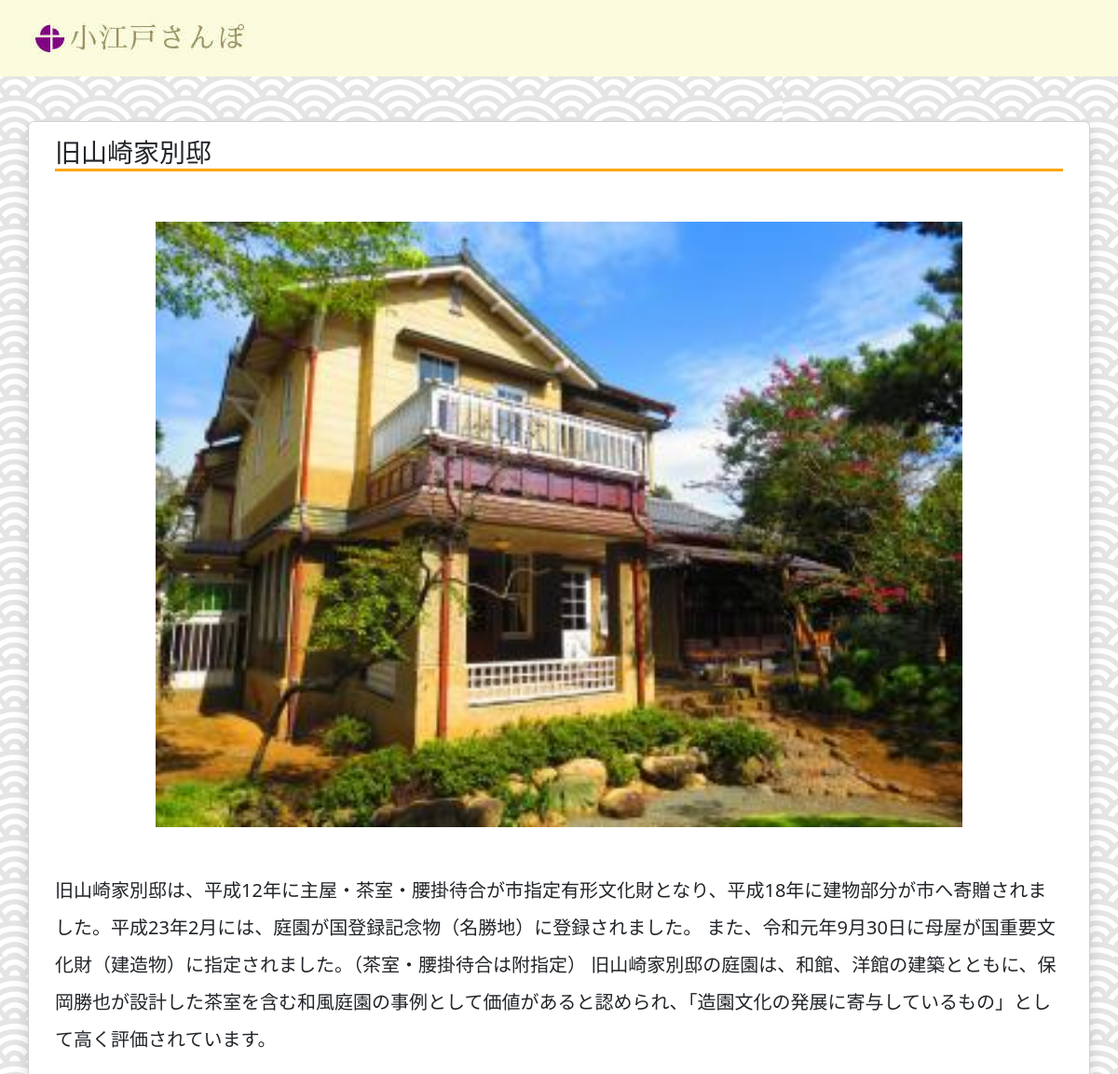
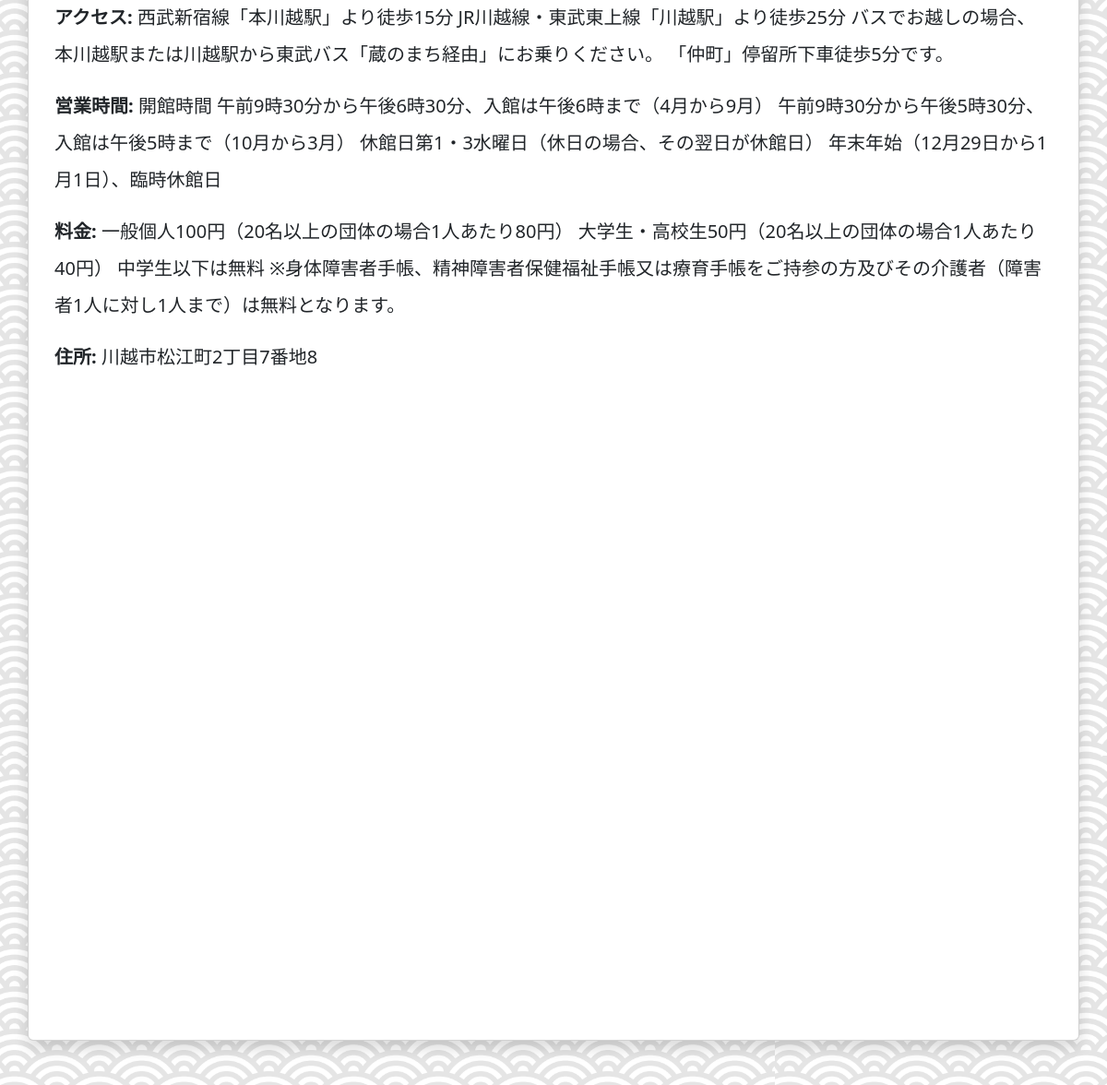
Screenshot of /detail/11 with the database file from the repository (2 pictures, top to bottom).
### travel/models.py (models this page shows)
class Spot(models.Model):
    class Time(models.TextChoices):
        Morning = 'Morning'
        Noon = 'Noon'
        Night = 'Night'
        All_the_Day = 'All_the_Day'
    class Weather(models.TextChoices):
        Sunny = 'Sunny'
        Cloudy = 'Cloudy'
        Rainy = 'Rainy'
        All_Weather = 'All_Weather'
    class Season(models.TextChoices):
        Spring = 'Spring'
        Summer = 'Summer'
        Fall = 'Fall'
        Winter = 'Winter'
        All_Season = 'All_Season'
    time = models.CharField(
        max_length=20,
        choices=Time.choices,
        default=Time.All_the_Day,
    )
    weather = models.CharField(
        max_length=20,
        choices=Weather.choices,
        default=Weather.All_Weather,
    )
    season = models.CharField(
        max_length=20,
        choices=Season.choices,
        default=Season.All_Season,
    )
    title = models.CharField(max_length=30)
    image = models.ImageField(upload_to='images', null=True, blank=True)
    description = models.TextField(null=True, blank=True)
    business_hours = models.TextField(null=True, blank=True)
    fees = models.TextField(null=True, blank=True)
    access = models.TextField(null=True, blank=True)
    address = models.TextField(null=True, blank=True)

### travel/views.py (the view)
# urls.py: path('detail/<int:spot_id>', views.detail, name='detail')
def detail(request, spot_id):
    spot= Spot.objects.get(pk=spot_id)
    data = {
        'spot':spot
    }
    return render(request, 'travel/detail.html', data)

### travel/templates/travel/detail.html (shortened to what this page needs)
{% load static %}
<!DOCTYPE html>
<html lang="ja">
  <head>
    <link
      href="https://cdn.jsdelivr.net/npm/bootstrap@5.3.0/dist/css/bootstrap.min.css"
      rel="stylesheet"
    />
    <link rel="stylesheet" href="{% static 'travel/css/index.css' %}" />
  </head>
  <body>
    <div class="header back_color py-3">
      <div class="Logo_container">
        <img
          src="{% static 'travel/img/Logo2.jpg' %}"
          alt="logo"
          class="Logo"
        />
      </div>
    </div>
    <div class="back_design py-5">
      <div class="container card shadow">
        <div class="card-body">
          <h3 class="title">{{ spot.title }}</h3>
          <img
            src="/media/{{ spot.image }}"
            alt="{{ spot.title }}"
            class="image"
          />
          <div class="detail_body mt-5">
            <p class="description">{{ spot.description }}</p>
            {% if spot.access %}
            <p class="access"><strong>アクセス:</strong> {{ spot.access }}</p>
            {% endif %} {% if spot.business_hours %}
            <p class="business_hours">
              <strong>営業時間:</strong> {{ spot.business_hours }}
            </p>
            {% endif %} {% if spot.fees %}
            <p class="fees"><strong>料金:</strong> {{ spot.fees }}</p>
            {% endif %} {% if spot.address %}
            <p class="address"><strong>住所:</strong> {{ spot.address }}</p>
            {% endif %}
          </div>
          <div id="map_show" class="p-5 mb-5"></div>
        </div>
      </div>
    </div>
  </body>
</html>

### travel/static/travel/css/index.css (style rules this page uses)
.back_color { background-color: #fbfcdd; }
.back_design { background-image: url(../img/22340059.jpg); background-repeat: repeat; background-size: 70%; }
.Logo_container { width: 300px; }
.Logo { width: 100%; height: 50px; object-fit: none; }
.title { border-bottom: 3px solid orange; margin: 0 0 5% 0; }
.image { width: 80%; display: block; margin: auto; }
.detail_body { line-height: 2; font-size: 20px; }
#map_show { height: 80vh; width: 100%; margin: 0; position: relative; }

### rows the page displays
Spot: title "旧山崎家別邸", image (picture), description "旧山崎家別邸は、平成12年に主屋・茶室・腰掛待合が市指定有形文化財となり、平成18年に建物部分が市へ寄贈されました。平成23年2月には、庭園が国登録記念物（名勝地）に登録されました。 また、令和元年9月30日に母屋が国重要文化財（建造物）に指定されました。（茶室・腰掛待合は附指定） 旧山崎家別邸の庭園は、和館、洋館の建築とともに、保岡勝也が設計した茶室を含む和風庭園の事例として価値があると認められ、「造園文化の発展に寄与しているもの」として高く評価されています。", access "西武新宿線「本川越駅」より徒歩15分 JR川越線・東武東上線「川越駅」より徒歩25分 バスでお越しの場合、本川越駅または川越駅から東武バス「蔵のまち経由」にお乗りください。 「仲町」停留所下車徒歩5分です。", business_hours "開館時間 午前9時30分から午後6時30分、入館は午後6時まで（4月から9月） 午前9時30分から午後5時30分、入館は午後5時まで（10月から3月） 休館日第1・3水曜日（休日の場合、その翌日が休館日） 年末年始（12月29日から1月1日）、臨時休館日", fees "一般個人100円（20名以上の団体の場合1人あたり80円） 大学生・高校生50円（20名以上の団体の場合1人あたり40円） 中学生以下は無料 ※身体障害者手帳、精神障害者保健福祉手帳又は療育手帳をご持参の方及びその介護者（障害者1人に対し1人まで）は無料となります。", address "川越市松江町2丁目7番地8"
